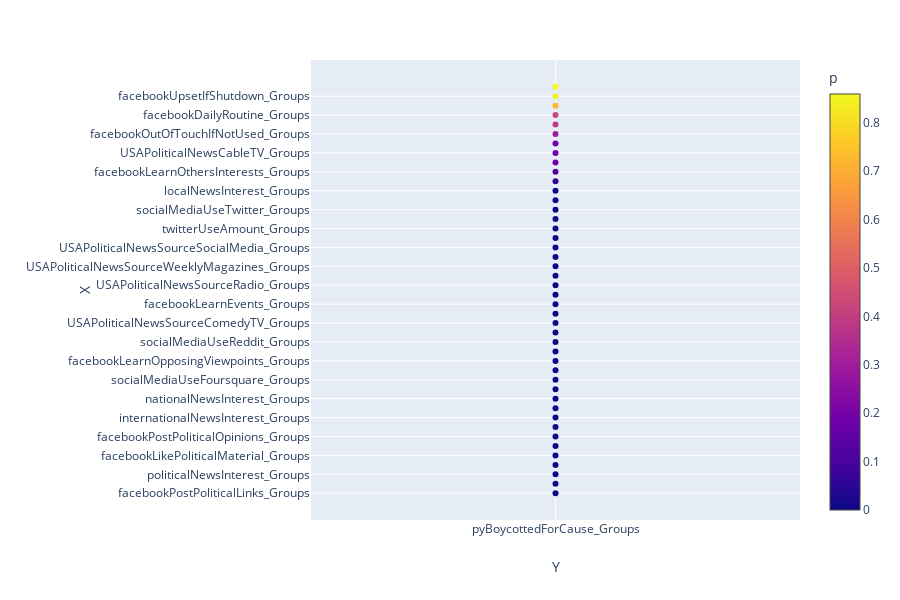

Here is the notebook cell this chart was saved with:
### Code cell
fig = px.scatter(BoycottedForCause_media, x="Y", y="X", color="p",
                 hover_name="X", size_max=60)
fig.update_xaxes(type='category')
fig.show()

### Figure 1 — Plotly figure (JSON) as saved in the notebook; plotly's stock layout.template omitted (floating-point values rounded to 4 significant figures)
{"data": [{"hoverlabel": {"namelength": 0}, "hovertemplate": "<b>%{hovertext}</b><br><br>Y=%{x}<br>X=%{y}<br>p=%{marker.color}", "hovertext": ["facebookPostPoliticalLinks_Groups", "facebookRepostPoliticalMaterial_Groups", "politicalNewsInterest_Groups", "facebookEncouragePoliticalAction_Groups", "facebookLikePoliticalMaterial_Groups", "facebookEncourageVote_Groups", "facebookPostPoliticalOpinions_Groups", "twitterUseDiscussNewsPolitics_Groups", "internationalNewsInterest_Groups", "twitterUseShareNewsPolitics_Groups", "nationalNewsInterest_Groups", "twitterUseReadNewsPolitics_Groups", "socialMediaUseFoursquare_Groups", "facebookFollowPoliticalLinks_Groups", "facebookLearnOpposingViewpoints_Groups", "socialMediaUseMyspace_Groups", "socialMediaUseReddit_Groups", "socialMediaUseLinkedIn_Groups", "USAPoliticalNewsSourceComedyTV_Groups", "socialMediaUseGooglePlus_Groups", "facebookLearnEvents_Groups", "facebookLearnEventsDeeper_Groups", "USAPoliticalNewsSourceRadio_Groups", "USAPoliticalNewsSourceLateNightTV_Groups", "USAPoliticalNewsSourceWeeklyMagazines_Groups", "socialMediaUseInstagram_Groups", "USAPoliticalNewsSourceSocialMedia_Groups", "USAPoliticalNewsSourceDailyNewspapers_Groups", "twitterUseAmount_Groups", "socialMediaUsePinterest_Groups", "socialMediaUseTwitter_Groups", "socialMediaUseYouTube_Groups", "localNewsInterest_Groups", "facebookLearnEventsBeforeNews_Groups", "facebookLearnOthersInterests_Groups", "USAPoliticalNewsSourceLocalTV_Groups", "USAPoliticalNewsCableTV_Groups", "facebookUnderstandSociety_Groups", "facebookOutOfTouchIfNotUsed_Groups", "USAPoliticalNewsSourceNetworkTV_Groups", "facebookDailyRoutine_Groups", "socialMediaUseFacebook_Groups", "facebookUpsetIfShutdown_Groups", "facebookUseAmount_Groups"], "legendgroup": "", "marker": {"color": [1.777e-24, 5.022e-23, 1.036e-22, 1.166e-22, 2.414e-20, 4.258e-19, 7.601e-19, 8.802e-18, 1.851e-17, 3.671e-15, 1.301e-14, 1.053e-13, 7.767e-13, 1.816e-12, 1.217e-11, 3.918e-11, 4.693e-10, 1.05e-09, 2.046e-09, 2.954e-09, 2.095e-07, 3.245e-07, 5.129e-07, 1.708e-05, 2.496e-05, 3.818e-05, 0.0001144, 0.0001417, 0.0001883, 0.000566, 0.0005784, 0.004036, 0.007244, 0.05952, 0.1334, 0.1889, 0.1905, 0.1947, 0.296, 0.3889, 0.4351, 0.7206, 0.8406, 0.8596], "coloraxis": "coloraxis", "symbol": "circle"}, "mode": "markers", "name": "", "showlegend": false, "type": "scatter", "x": ["pyBoycottedForCause_Groups", "pyBoycottedForCause_Groups", "pyBoycottedForCause_Groups", "pyBoycottedForCause_Groups", "pyBoycottedForCause_Groups", "pyBoycottedForCause_Groups", "pyBoycottedForCause_Groups", "pyBoycottedForCause_Groups", "pyBoycottedForCause_Groups", "pyBoycottedForCause_Groups", "pyBoycottedForCause_Groups", "pyBoycottedForCause_Groups", "pyBoycottedForCause_Groups", "pyBoycottedForCause_Groups", "pyBoycottedForCause_Groups", "pyBoycottedForCause_Groups", "pyBoycottedForCause_Groups", "pyBoycottedForCause_Groups", "pyBoycottedForCause_Groups", "pyBoycottedForCause_Groups", "pyBoycottedForCause_Groups", "pyBoycottedForCause_Groups", "pyBoycottedForCause_Groups", "pyBoycottedForCause_Groups", "pyBoycottedForCause_Groups", "pyBoycottedForCause_Groups", "pyBoycottedForCause_Groups", "pyBoycottedForCause_Groups", "pyBoycottedForCause_Groups", "pyBoycottedForCause_Groups", "pyBoycottedForCause_Groups", "pyBoycottedForCause_Groups", "pyBoycottedForCause_Groups", "pyBoycottedForCause_Groups", "pyBoycottedForCause_Groups", "pyBoycottedForCause_Groups", "pyBoycottedForCause_Groups", "pyBoycottedForCause_Groups", "pyBoycottedForCause_Groups", "pyBoycottedForCause_Groups", "pyBoycottedForCause_Groups", "pyBoycottedForCause_Groups", "pyBoycottedForCause_Groups", "pyBoycottedForCause_Groups"], "xaxis": "x", "y": ["facebookPostPoliticalLinks_Groups", "facebookRepostPoliticalMaterial_Groups", "politicalNewsInterest_Groups", "facebookEncouragePoliticalAction_Groups", "facebookLikePoliticalMaterial_Groups", "facebookEncourageVote_Groups", "facebookPostPoliticalOpinions_Groups", "twitterUseDiscussNewsPolitics_Groups", "internationalNewsInterest_Groups", "twitterUseShareNewsPolitics_Groups", "nationalNewsInterest_Groups", "twitterUseReadNewsPolitics_Groups", "socialMediaUseFoursquare_Groups", "facebookFollowPoliticalLinks_Groups", "facebookLearnOpposingViewpoints_Groups", "socialMediaUseMyspace_Groups", "socialMediaUseReddit_Groups", "socialMediaUseLinkedIn_Groups", "USAPoliticalNewsSourceComedyTV_Groups", "socialMediaUseGooglePlus_Groups", "facebookLearnEvents_Groups", "facebookLearnEventsDeeper_Groups", "USAPoliticalNewsSourceRadio_Groups", "USAPoliticalNewsSourceLateNightTV_Groups", "USAPoliticalNewsSourceWeeklyMagazines_Groups", "socialMediaUseInstagram_Groups", "USAPoliticalNewsSourceSocialMedia_Groups", "USAPoliticalNewsSourceDailyNewspapers_Groups", "twitterUseAmount_Groups", "socialMediaUsePinterest_Groups", "socialMediaUseTwitter_Groups", "socialMediaUseYouTube_Groups", "localNewsInterest_Groups", "facebookLearnEventsBeforeNews_Groups", "facebookLearnOthersInterests_Groups", "USAPoliticalNewsSourceLocalTV_Groups", "USAPoliticalNewsCableTV_Groups", "facebookUnderstandSociety_Groups", "facebookOutOfTouchIfNotUsed_Groups", "USAPoliticalNewsSourceNetworkTV_Groups", "facebookDailyRoutine_Groups", "socialMediaUseFacebook_Groups", "facebookUpsetIfShutdown_Groups", "facebookUseAmount_Groups"], "yaxis": "y"}], "layout": {"coloraxis": {"colorbar": {"title": {"text": "p"}}, "colorscale": [[0, "#0d0887"], [0.1111, "#46039f"], [0.2222, "#7201a8"], [0.3333, "#9c179e"], [0.4444, "#bd3786"], [0.5556, "#d8576b"], [0.6667, "#ed7953"], [0.7778, "#fb9f3a"], [0.8889, "#fdca26"], [1, "#f0f921"]]}, "height": 600, "legend": {"tracegroupgap": 0}, "margin": {"t": 60}, "xaxis": {"anchor": "y", "domain": [0, 0.98], "title": {"text": "Y"}, "type": "category"}, "yaxis": {"anchor": "x", "domain": [0, 1], "title": {"text": "X"}}}}
